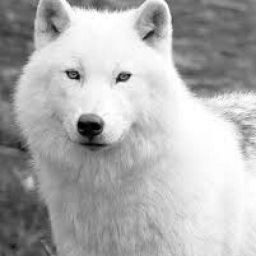
%> input picture visao_computacional/tp1/cachorro.jpg, 256 x 256 px
$ octave teste.m   (GNU Octave 9; MATLAB toolbox functions it lacks are replaced by stand-ins)
%> lines starting %> are read from the running program, lines starting %| are printed output that depends on the picture
%> further down, originalImage is the input picture: size 256x256 uint8; min 0, max 255, mean 174.8
### visao_computacional/tp1/padimage.m
function Ipad = padimage( I, p )
%> called with p = 31
[h, w] = size(I);
%> h = 256; w = 256

%Pad edges
Ipad = zeros(h+2*p, w+2*p);

%para fazer pad com cor preta
%sz = size(I);
%Ipad = zeros([sz(1:2)+2*p size(I,3)], class(I));
%Ipad((1:sz(1))+p, (1:sz(2))+p, :) = I;
%----------------------------------------------------

%Meio
Ipad(p+1:p+h, p+1:p+w) = I;
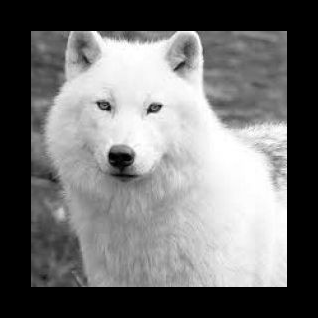
%> Ipad: size 318x318 double; min 0, max 255, mean 113.3

%Superior e Inferior
Ipad(1:p, p+1:p+w) = repmat(I(1,1:end), p, 1);
Ipad(p+h+1:end, p+1:p+w) = repmat(I(end,1:end), p, 1);

%Esquerda e Direita
Ipad(p+1:p+h, 1:p) = repmat(I(1:end,1), 1, p);
Ipad(p+1:p+h, p+w+1:end) = repmat(I(1:end,end), 1, p);

%Cantos
Ipad(1:p, 1:p) = I(1,1); %Superior-esquerdo
Ipad(1:p, p+w+1:end) = I(1,end); %Superior-direito
Ipad(p+h+1:end, 1:p) = I(end,1); %Inferior-esquerdo
Ipad(p+h+1:end,p+w+1:end) = I(end,end); %Inferior-direito
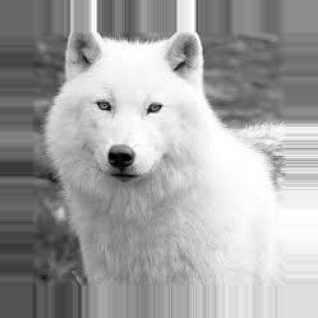
%> Ipad: size 318x318 double; min 0, max 255, mean 163.4

end

### visao_computacional/tp1/teste.m
%Lê a imagem original do arquivo
originalImage = imread('cachorro.jpg');

%Recupera só um canal da imagem caso a imagem não esteja em tons de cinza
%originalImage = originalImage(:, :, 1);

%configurando plot
figure;
imagesc(originalImage);
axis square;
colormap gray;
title('Imagem Original');
set(gca, 'XTick', [], 'YTick', []);

kernelPSFSize = 31;
kernelPSF = zeros(kernelPSFSize);

sigma = 3;
m = kernelPSFSize/2;
[X, Y] = meshgrid(1:kernelPSFSize);

kernelPSF = (1/(2*pi*sigma^2)) * exp(-((X-m).^2 + (Y-m).^2)/(2*sigma^2));

%Adicionamos um pad na imagem para evitar problemas nas bordas
originalImagePad = padimage(originalImage, kernelPSFSize);
figure;
imagesc(originalImagePad);
axis square;
colormap gray;
title('Imagem Pad');
set(gca, 'XTick', [], 'YTick', []);

$ run again, with visao_computacional/tp1/ferrari.jpg copied over visao_computacional/tp1/cachorro.jpg
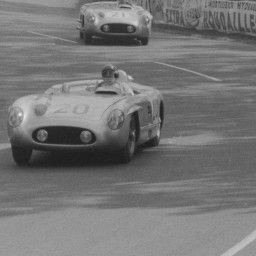
%> input picture visao_computacional/tp1/ferrari.jpg, 256 x 256 px
%> originalImage is the input picture: size 256x256 uint8; min 20, max 240, mean 117.4
%> in padimage, `Ipad(p+1:p+h, p+1:p+w) = I;`:
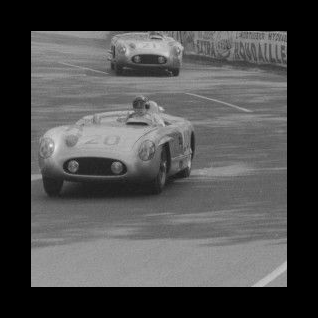
%> Ipad: size 318x318 double; min 0, max 240, mean 76.1
%> in padimage, `Ipad(p+h+1:end,p+w+1:end) = I(end,end);`:
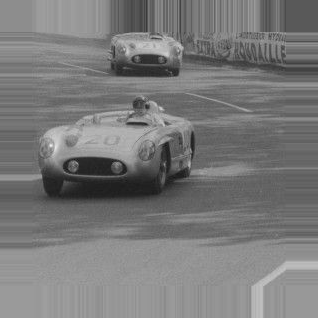
%> Ipad: size 318x318 double; min 20, max 240, mean 121.3
